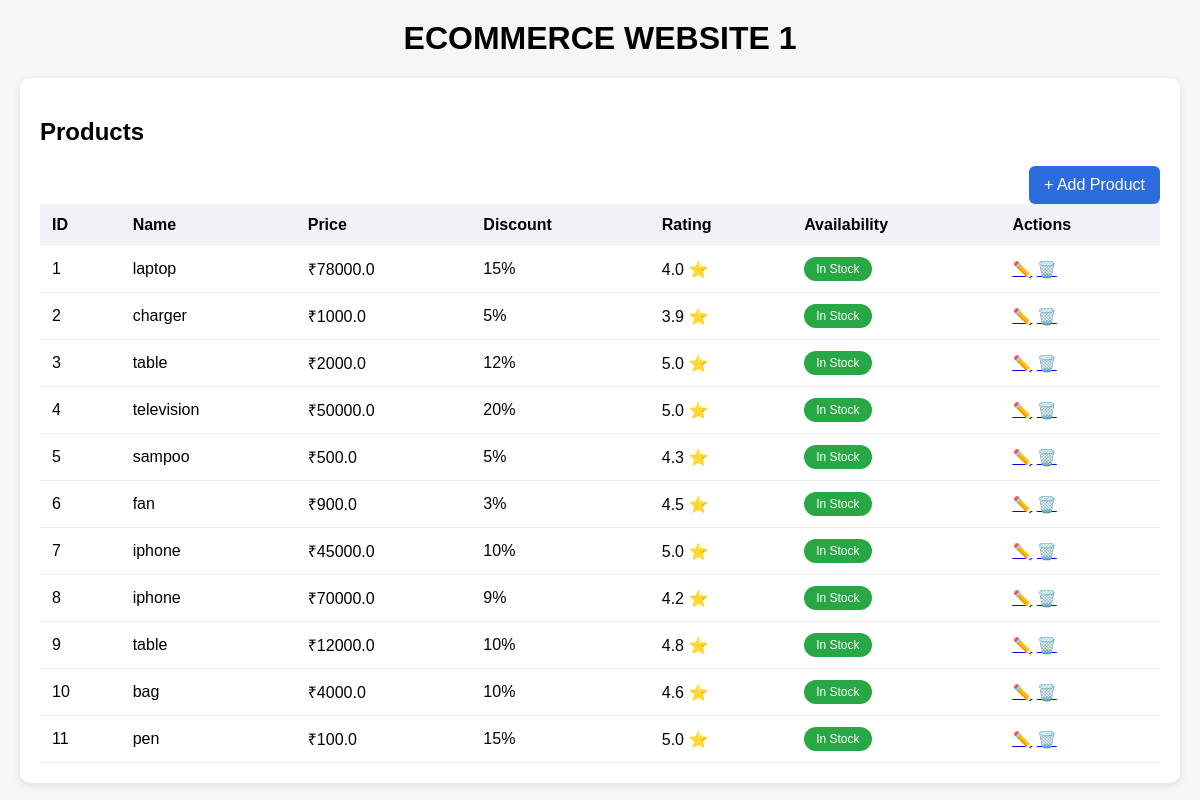
/products, run on an earlier commit of the app's database.
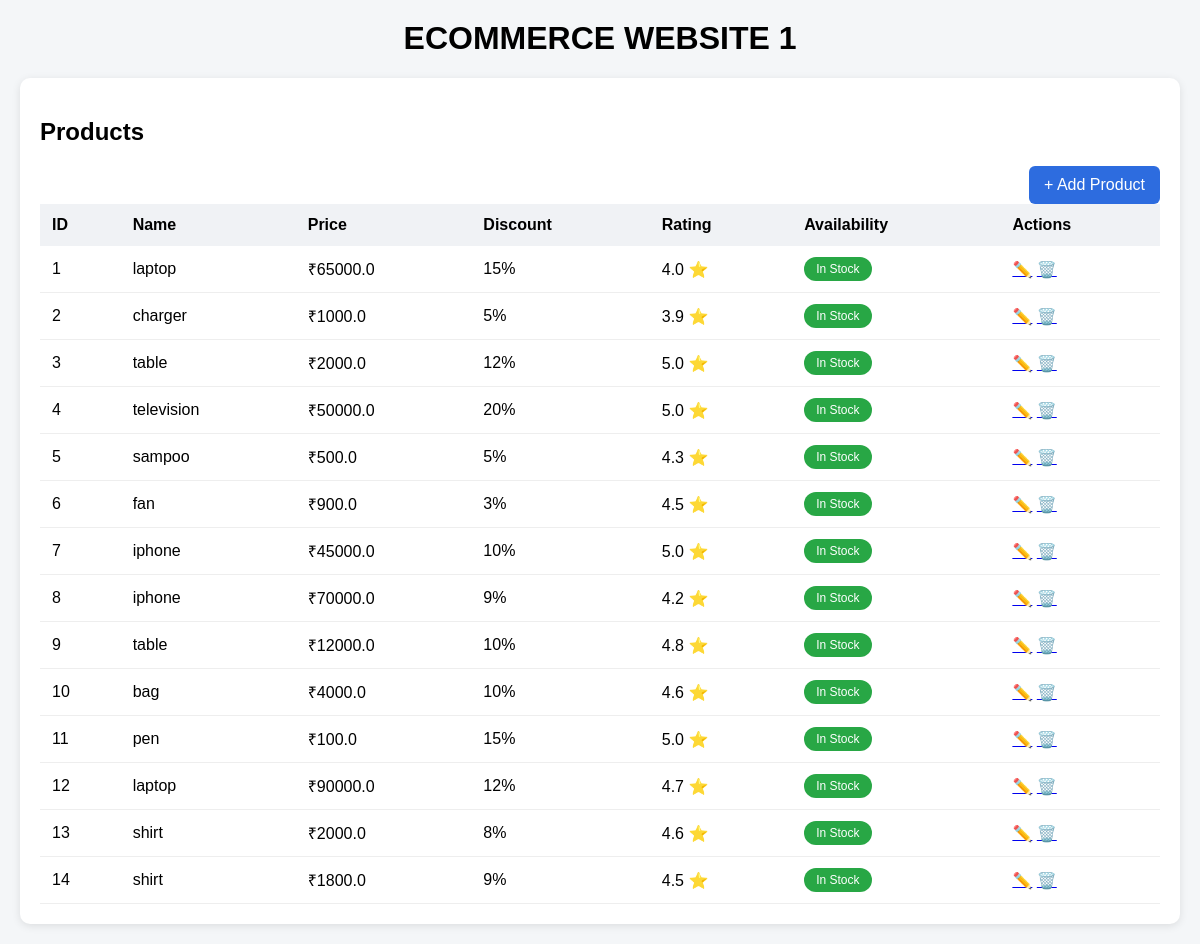
And on a later commit of the database.
### tables this page shows
CREATE TABLE products (
            id INTEGER PRIMARY KEY AUTOINCREMENT,
            name TEXT NOT NULL,
            price REAL NOT NULL,
            discount INTEGER,
            availability TEXT
        , rating REAL DEFAULT 0);

### app/routes/product_routes.py (the view)
@product_bp.route("/products")
def view_products():
    conn = get_connection()
    cursor = conn.cursor()
    cursor.execute("SELECT * FROM products")
    products = cursor.fetchall()
    conn.close()
    return render_template("products.html", products=products)

### app/routes/product_routes.py (called while the page is built)
def get_connection():
    return sqlite3.connect(DB_PATH, check_same_thread=False)

### app/templates/products.html
<link rel="stylesheet" href="{{ url_for('static', filename='css/style.css') }}">
<h1>ECOMMERCE WEBSITE 1</h1>
<div class="container">
<h2>Products</h2>
<a class="add-btn" href="/add">+ Add Product</a>
<table>
<tr>
    <th>ID</th>
    <th>Name</th>
    <th>Price</th>
    <th>Discount</th>
    <th>Rating</th>
    <th>Availability</th>
    <th>Actions</th>
</tr>
{% for p in products %}
<tr>
    <td>{{ loop.index }}</td>
    <td>{{ p[1] }}</td>
    <td>₹{{ p[2] }}</td>
    <td>{{ p[3] }}%</td>
    <td>{{ p[5] }} ⭐</td>
    <td>
        {% if p[4] == "In Stock" %}
            <span class="badge instock">In Stock</span>
        {% else %}
            <span class="badge outstock">Out of Stock</span>
        {% endif %}
    </td>
    <td>
        <a href="/edit/{{p[0]}}">✏️</a>
        <a href="/delete/{{p[0]}}">🗑️</a>
    </td>
</tr>
{% endfor %}
</table>
</div>

### app/static/css/style.css (style rules this page uses)
.container { background: white; padding: 20px; border-radius: 10px; box-shadow: 0px 2px 8px rgba(0,0,0,0.1); }
h1 { text-align: center; }
h2 { margin-bottom: 20px; }
table { width: 100%; border-collapse: collapse; }
th { background-color: #f0f2f5; padding: 12px; text-align: left; }
td { padding: 12px; border-bottom: 1px solid #eee; }
.badge { padding: 5px 12px; border-radius: 20px; color: white; font-size: 12px; }
.instock { background-color: #28a745; }
.add-btn { background-color: #2d6cdf; color: white; padding: 10px 15px; border-radius: 6px; text-decoration: none; float: right; }

What changed in the data, as far as the page shows it:
changed products (number 1 of 14 on the later page): price "78000.0" → "65000.0"
added products: name "laptop", price "90000.0", discount "12", rating "4.7", availability "In Stock"
added products: name "shirt", price "2000.0", discount "8", rating "4.6", availability "In Stock"
added products: name "shirt", price "1800.0", discount "9", rating "4.5", availability "In Stock"
